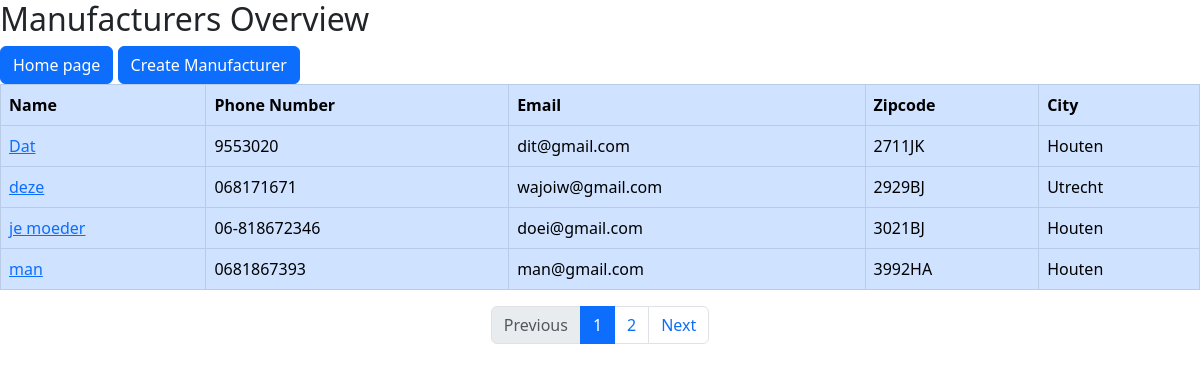
Screenshot of /manufacturerscontroller/manufacturersOverview/1 with the database file from the repository.
### tables this page shows
CREATE TABLE `manufacturers` (
  `manufacturerId` varchar(4) NOT NULL,
  `manufactureName` varchar(255) NOT NULL,
  `manufacturePhoneNumber` varchar(255) NOT NULL,
  `manufactureEmail` varchar(255) NOT NULL,
  `manufactureZipCode` varchar(100) NOT NULL,
  `manufactureCity` varchar(100) NOT NULL,
  `manufactureIsActive` tinyint(4) NOT NULL DEFAULT 1,
  `manufactureDescription` text DEFAULT NULL,
  `manufactureCreateDate` varchar(10) NOT NULL
);

### app/controllers/ManufacturersController.php (called while the page is built, shortened)
<?php
class ManufacturersController extends Controller
{
    private $manufacturersmodel;
    public function __construct()
    {
        $this->manufacturersmodel = $this->model('ManufacturersModel');
    }
    public function manufacturersOverview($pageNumber = NULL)
    {
        $totalRecords = count($this->manufacturersmodel->getManufacturers());
        $pagination = $this->pagination($pageNumber, 4, $totalRecords);
        $manufacturers = $this->manufacturersmodel->getManufacturerByPagination($pagination['offset'], $pagination['recordsPerPage']);
        $data = [
            'title' => 'Overview Manufacturers',
            'manufacturers' => $manufacturers,
            'pageNumber' => $pagination['pageNumber'],
            'nextPage' => $pagination['nextPage'],
            'previousPage' => $pagination['previousPage'],
            'totalPages' => $pagination['totalPages'],
            'firstPage' => $pagination['firstPage'],
            'secondPage' => $pagination['secondPage'],
            'thirdPage' => $pagination['thirdPage'],
            'offset' => $pagination['offset'],
            'recordsPerPage' => $pagination['recordsPerPage']
        ];
        $this->view('manufacturers/manufacturersOverview', $data);
    }
}

### app/libraries/Core.php (called while the page is built, shortened)
<?php
class Core
{
    protected $currentMethod = 'index';
    public function __construct()
    {
        $url = $this->getUrl();
        $this->currentController = new $this->currentController();
        if (isset($url[1])) {
            if (method_exists($this->currentController, $url[1])) {
                $this->currentMethod = $url[1];
            }
        }
        $this->params = $url ? [$url[2]]: [];
        call_user_func_array([$this->currentController, $this->currentMethod], $this->params);
    }
    public function getUrl() {
        $incoming = $_SERVER['REQUEST_URI'];
        $incoming = str_replace("/project/", "", $incoming);
        if (isset($incoming) || !empty($incoming)) {
            $incoming = trim($incoming, "/");
            $url = filter_var($incoming, FILTER_SANITIZE_URL);
            $url = explode('/', $url);
            $urlController = $url[0];
            $urlAction = "";
            if (array_key_exists(1, $url)) {
                $urlAction = explode('?', $url[1])[0];
            }
            $urlSlug = "";
            if (array_key_exists(2, $url)) {
                $urlSlug = $url[2];
            }
            $output = [$urlController, $urlAction, $urlSlug];
            return $output;
        } else {
            return array('LandingpageController', 'index');
        }
    }
}

### app/require.php (called while the page is built, shortened)
<?php
    require_once 'libraries/Core.php';
    require_once 'libraries/Controller.php';
    require_once 'libraries/Database.php';
    $init = new Core();
?>

### public/index.php (called while the page is built)
<?php
    require_once '../app/require.php';
?>

### app/libraries/Database.php (called while the page is built, shortened)
<?php
class Database
{
    private $dbHost = DB_HOST;
    private $dbUser = DB_USER;
    private $dbPass = DB_PASS;
    private $dbName = DB_NAME;
    private $dbHandler;
    public function __construct()
    {
        $conn = "mysql:host=$this->dbHost;dbname=$this->dbName";
        $options = array(
            PDO::ATTR_PERSISTENT => true,
            PDO::ATTR_ERRMODE => PDO::ERRMODE_EXCEPTION
        );
        try {
            $this->dbHandler = new PDO($conn, $this->dbUser, $this->dbPass, $options);
        } catch(PDOException $e) {
            echo "Er zij problemen met de database. Probeer het later nog eens<br>";
        }
    }
    public function query($sql)
    {
        $this->statement = $this->dbHandler->prepare($sql);
    }
    public function bind($parameter, $value, $type = null)
    {
        if (is_null($type)) {
            switch($value) {
                case is_int($value):
                    $type = PDO::PARAM_INT;
                    break;
                case is_bool($value):
                    $type = PDO::PARAM_BOOL;
                    break;
            }
        }
        $this->statement->bindValue($parameter, $value, $type);
    }
    public function execute()
    {
        return $this->statement->execute();
    }
    public function resultSet()
    {
        $this->execute();
        return $this->statement->fetchAll(PDO::FETCH_OBJ);
    }
}

### app/models/ManufacturersModel.php (called while the page is built, shortened)
<?php
class ManufacturersModel
{
    private $db;
    public function __construct()
    {
        $this->db = new Database();
    }
    public function getManufacturers()
    {
        $this->db->query(" SELECT
                        manufacturerId,
                        manufactureName,
                        manufacturePhoneNumber,
                        manufactureEmail,
                        manufactureZipCode,
                        manufactureCity
                        FROM manufacturers
                        WHERE manufactureIsActive = 1 ORDER BY manufactureName ASC
                        ");
        $results = $this->db->resultSet();
        return $results;
    }
    public function getManufacturerByPagination($offset, $limit)
    {
        $this->db->query(" SELECT
                        manufacturerId,
                        manufactureName,
                        manufacturePhoneNumber,
                        manufactureEmail,
                        manufactureZipCode,
                        manufactureCity
                        FROM manufacturers
                        WHERE manufactureIsActive = 1 ORDER BY manufactureName ASC LIMIT :offset, :limit
                        ");
        $this->db->bind(':offset', $offset);
        $this->db->bind(':limit', $limit);
        $results = $this->db->resultSet();
        return $results;
    }
}

### app/views/manufacturers/manufacturersOverview.php (the view, shortened to what this page needs)
<?php require APPROOT . '/views/includes/Header.php'; ?>
<h2>Manufacturers Overview</h2>
<a class="btn btn-primary" href="<?= URLROOT; ?>/">Home page</a>
<a class="btn btn-primary" href="<?= URLROOT; ?>/manufacturerscontroller/createManufacturer">Create Manufacturer</a>
<table class="table table-primary table-bordered">
    <thead>
        <th>Name</th>
        <th>Phone Number</th>
        <th>Email</th>
        <th>Zipcode</th>
        <th>City</th>
    </thead>
    <tbody>
        <?php foreach ($data['manufacturers'] as $value) {
             echo "<tr>
                            <td><a href='" . URLROOT . "/PhonesController/phoneoverview/" . $value->manufacturerId . "'>$value->manufactureName</a></td>
                            <td>" . $value->manufacturePhoneNumber . "</td>
                            <td>" . $value->manufactureEmail . "</td>
                            <td>" . $value->manufactureZipCode . "</td>
                            <td>" . $value->manufactureCity . "</td>
            ";
        } ?>
    </tbody>
</table>
<nav aria-label="Page navigation example">
    <ul class="pagination justify-content-center">
        <li class="page-item <?= ($data['previousPage'] <= 0) ? 'disabled' : ''; ?>">
            <a class="page-link" href="<?=URLROOT?>/ManufacturersController/manufacturersOverview/<?= $data['previousPage'] ?>">Previous</a>
        </li>
        <li class="page-item <?= ($data['pageNumber'] == 1) ? 'active' : ''; ?>"><a class="page-link" href="<?= $data['firstPage'] ?>">
                <?= $data['firstPage'] ?>
            </a></li>
        <?php if ($data['totalPages'] >= 2 ) {?>
            <li class="page-item <?= ($data['pageNumber'] != 1 && $data['totalPages'] != $data['pageNumber'] || ($data['totalPages'] == 2 && $data['pageNumber'] == 2)) ? 'active' : ''; ?>"><a class="page-link" href="<?= $data['secondPage'] ?>">
                    <?= $data['secondPage'] ?>
                </a></li>
        <?php   } ?>
        <li class="page-item <?= ($data['nextPage'] > $data['totalPages']) ? 'disabled' : ''; ?>">
            <a class="page-link" href="<?=URLROOT?>/ManufacturersController/manufacturersOverview/<?= $data['nextPage'] ?>">Next</a>
        </li>
    </ul>
</nav>

### app/libraries/Controller.php (shortened to what this page needs)
<?php
class Controller
{
    public function model($model)
    {
        return new $model();
    }
    public function view($view, $data = [])
    {
        if (file_exists(APPROOT . '/views/' . $view . '.php')) {
            require_once(APPROOT . '/views/' . $view . '.php');
        } else {
            die('View bestaat niet');
        }
    }
    public function pagination($pageNumber, $recordsPerPage, $totalRecords)
    {
        $totalPages = ceil($totalRecords / $recordsPerPage);
        $offset = ($pageNumber * $recordsPerPage) - $recordsPerPage;
        $nextPage = $pageNumber +1;
        $previousPage = $pageNumber - 1;
        $firstPage = 1;
        $secondPage = 2;
        $thirdPage = 3;
        if ($pageNumber == 1) {
            $firstPage = $pageNumber;
        } else {
            if ($pageNumber == $totalPages) {
                $firstPage = $pageNumber - 2;
            } else {
                $firstPage = $pageNumber - 1;
            }
        }
        if($pageNumber != 1)
        {
            $secondPage = $pageNumber;
            if($pageNumber == $totalPages) {
               $secondPage = $pageNumber -1;
            }else {
                $secondPage = $pageNumber;
            }
        }else {
            $secondPage = $pageNumber + 1;
        }
        if ($pageNumber == 1 || $pageNumber == 2) {
            $thirdPage = 3;
        } elseif ($pageNumber == $totalPages) {
            $thirdPage = $pageNumber;
        } else {
            $thirdPage = $pageNumber + 1;
        }
        return $data = [
            'pageNumber' => $pageNumber,
            'recordsPerPage' => $recordsPerPage,
            'offset' => $offset,
            'nextPage' => $nextPage,
            'previousPage' => $previousPage,
            'totalPages' => $totalPages,
            'firstPage' => $firstPage,
            'secondPage' => $secondPage,
            'thirdPage' => $thirdPage
        ];
    }
}

### app/views/includes/header.php (shortened to what this page needs)
<!doctype html>
<html lang="en">
<head>
    <link href="https://cdn.jsdelivr.net/npm/bootstrap@5.3.0-alpha2/dist/css/bootstrap.min.css" rel="stylesheet">
</head>
<body>
</body>
</html>

### rows the page displays
manufacturers: manufactureName "Dat", manufacturePhoneNumber "9553020", manufactureEmail "dit@gmail.com", manufactureZipCode "2711JK", manufactureCity "Houten"
manufacturers: manufactureName "deze", manufacturePhoneNumber "068171671", manufactureEmail "wajoiw@gmail.com", manufactureZipCode "2929BJ", manufactureCity "Utrecht"
manufacturers: manufactureName "je moeder", manufacturePhoneNumber "06-818672346", manufactureEmail "doei@gmail.com", manufactureZipCode "3021BJ", manufactureCity "Houten"
manufacturers: manufactureName "man", manufacturePhoneNumber "0681867393", manufactureEmail "man@gmail.com", manufactureZipCode "3992HA", manufactureCity "Houten"

### other values shown
$data['firstPage'] "1"
$data['secondPage'] "2"
